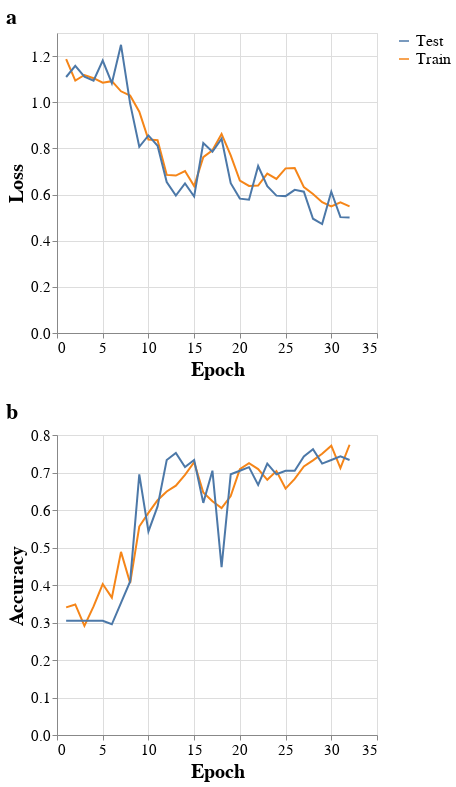

The notebook cell saved with this chart:
### Code cell
alt.vconcat(chart1, chart2).configure_axis(
    labelFontSize=15,
    titleFontSize=20
).configure_legend(
    titleFontSize=16,
    labelFontSize=16
).configure_title(
    anchor='start',
    fontSize=22)

### Figure 1 — Vega-Lite specification as saved in the notebook (floating-point values rounded to 4 significant figures)
{"config": {"view": {"continuousWidth": 400, "continuousHeight": 300}, "axis": {"labelFontSize": 15, "titleFontSize": 20}, "legend": {"labelFontSize": 16, "titleFontSize": 16}, "title": {"anchor": "start", "fontSize": 22}}, "vconcat": [{"data": {"name": "data-baedb209e231ab1f380dc3bd847eabd2"}, "mark": "line", "encoding": {"color": {"field": "loss_legend", "title": "", "type": "nominal"}, "x": {"field": "Epoch", "type": "quantitative"}, "y": {"field": "Loss", "type": "quantitative"}}, "title": "a", "width": 320}, {"data": {"name": "data-29875b238cedc9e306335aa22d39cbab"}, "mark": "line", "encoding": {"color": {"field": "acc_legend", "title": "", "type": "nominal"}, "x": {"field": "Epoch", "type": "quantitative"}, "y": {"field": "accuracy", "title": "Accuracy", "type": "quantitative"}}, "title": "b", "width": 320}], "$schema": "https://vega.github.io/schema/vega-lite/v4.17.0.json", "datasets": {"data-baedb209e231ab1f380dc3bd847eabd2": [{"Loss": 1.187, "loss_legend": "Train", "Epoch": 1}, {"Loss": 1.094, "loss_legend": "Train", "Epoch": 2}, {"Loss": 1.118, "loss_legend": "Train", "Epoch": 3}, {"Loss": 1.104, "loss_legend": "Train", "Epoch": 4}, {"Loss": 1.085, "loss_legend": "Train", "Epoch": 5}, {"Loss": 1.091, "loss_legend": "Train", "Epoch": 6}, {"Loss": 1.047, "loss_legend": "Train", "Epoch": 7}, {"Loss": 1.029, "loss_legend": "Train", "Epoch": 8}, {"Loss": 0.959, "loss_legend": "Train", "Epoch": 9}, {"Loss": 0.8382, "loss_legend": "Train", "Epoch": 10}, {"Loss": 0.835, "loss_legend": "Train", "Epoch": 11}, {"Loss": 0.6852, "loss_legend": "Train", "Epoch": 12}, {"Loss": 0.6824, "loss_legend": "Train", "Epoch": 13}, {"Loss": 0.7017, "loss_legend": "Train", "Epoch": 14}, {"Loss": 0.6366, "loss_legend": "Train", "Epoch": 15}, {"Loss": 0.7618, "loss_legend": "Train", "Epoch": 16}, {"Loss": 0.7919, "loss_legend": "Train", "Epoch": 17}, {"Loss": 0.8628, "loss_legend": "Train", "Epoch": 18}, {"Loss": 0.7694, "loss_legend": "Train", "Epoch": 19}, {"Loss": 0.6601, "loss_legend": "Train", "Epoch": 20}, {"Loss": 0.6371, "loss_legend": "Train", "Epoch": 21}, {"Loss": 0.639, "loss_legend": "Train", "Epoch": 22}, {"Loss": 0.6908, "loss_legend": "Train", "Epoch": 23}, {"Loss": 0.668, "loss_legend": "Train", "Epoch": 24}, {"Loss": 0.7134, "loss_legend": "Train", "Epoch": 25}, {"Loss": 0.7147, "loss_legend": "Train", "Epoch": 26}, {"Loss": 0.632, "loss_legend": "Train", "Epoch": 27}, {"Loss": 0.6024, "loss_legend": "Train", "Epoch": 28}, {"Loss": 0.5667, "loss_legend": "Train", "Epoch": 29}, {"Loss": 0.5482, "loss_legend": "Train", "Epoch": 30}, {"Loss": 0.5662, "loss_legend": "Train", "Epoch": 31}, {"Loss": 0.5488, "loss_legend": "Train", "Epoch": 32}, {"Loss": 1.109, "loss_legend": "Test", "Epoch": 1}, {"Loss": 1.157, "loss_legend": "Test", "Epoch": 2}, {"Loss": 1.111, "loss_legend": "Test", "Epoch": 3}, {"Loss": 1.094, "loss_legend": "Test", "Epoch": 4}, {"Loss": 1.181, "loss_legend": "Test", "Epoch": 5}, {"Loss": 1.083, "loss_legend": "Test", "Epoch": 6}, {"Loss": 1.249, "loss_legend": "Test", "Epoch": 7}, {"Loss": 0.9941, "loss_legend": "Test", "Epoch": 8}, {"Loss": 0.8069, "loss_legend": "Test", "Epoch": 9}, {"Loss": 0.8561, "loss_legend": "Test", "Epoch": 10}, {"Loss": 0.8115, "loss_legend": "Test", "Epoch": 11}, {"Loss": 0.654, "loss_legend": "Test", "Epoch": 12}, {"Loss": 0.5953, "loss_legend": "Test", "Epoch": 13}, {"Loss": 0.6481, "loss_legend": "Test", "Epoch": 14}, {"Loss": 0.5913, "loss_legend": "Test", "Epoch": 15}, {"Loss": 0.8235, "loss_legend": "Test", "Epoch": 16}, {"Loss": 0.7856, "loss_legend": "Test", "Epoch": 17}, {"Loss": 0.842, "loss_legend": "Test", "Epoch": 18}, {"Loss": 0.649, "loss_legend": "Test", "Epoch": 19}, {"Loss": 0.5823, "loss_legend": "Test", "Epoch": 20}, {"Loss": 0.5777, "loss_legend": "Test", "Epoch": 21}, {"Loss": 0.7236, "loss_legend": "Test", "Epoch": 22}, {"Loss": 0.6366, "loss_legend": "Test", "Epoch": 23}, {"Loss": 0.5952, "loss_legend": "Test", "Epoch": 24}, {"Loss": 0.5932, "loss_legend": "Test", "Epoch": 25}, {"Loss": 0.6204, "loss_legend": "Test", "Epoch": 26}, {"Loss": 0.6124, "loss_legend": "Test", "Epoch": 27}, {"Loss": 0.4952, "loss_legend": "Test", "Epoch": 28}, {"Loss": 0.472, "loss_legend": "Test", "Epoch": 29}, {"Loss": 0.6121, "loss_legend": "Test", "Epoch": 30}, {"Loss": 0.5021, "loss_legend": "Test", "Epoch": 31}, {"Loss": 0.5003, "loss_legend": "Test", "Epoch": 32}], "data-29875b238cedc9e306335aa22d39cbab": [{"accuracy": 0.3403, "acc_legend": "Train", "Epoch": 1}, {"accuracy": 0.3481, "acc_legend": "Train", "Epoch": 2}, {"accuracy": 0.2909, "acc_legend": "Train", "Epoch": 3}, {"accuracy": 0.3429, "acc_legend": "Train", "Epoch": 4}, {"accuracy": 0.4026, "acc_legend": "Train", "Epoch": 5}, {"accuracy": 0.3662, "acc_legend": "Train", "Epoch": 6}, {"accuracy": 0.4883, "acc_legend": "Train", "Epoch": 7}, {"accuracy": 0.4052, "acc_legend": "Train", "Epoch": 8}, {"accuracy": 0.5558, "acc_legend": "Train", "Epoch": 9}, {"accuracy": 0.5922, "acc_legend": "Train", "Epoch": 10}, {"accuracy": 0.626, "acc_legend": "Train", "Epoch": 11}, {"accuracy": 0.6494, "acc_legend": "Train", "Epoch": 12}, {"accuracy": 0.6649, "acc_legend": "Train", "Epoch": 13}, {"accuracy": 0.6935, "acc_legend": "Train", "Epoch": 14}, {"accuracy": 0.7273, "acc_legend": "Train", "Epoch": 15}, {"accuracy": 0.6468, "acc_legend": "Train", "Epoch": 16}, {"accuracy": 0.6234, "acc_legend": "Train", "Epoch": 17}, {"accuracy": 0.6052, "acc_legend": "Train", "Epoch": 18}, {"accuracy": 0.637, "acc_legend": "Train", "Epoch": 19}, {"accuracy": 0.7091, "acc_legend": "Train", "Epoch": 20}, {"accuracy": 0.7247, "acc_legend": "Train", "Epoch": 21}, {"accuracy": 0.7091, "acc_legend": "Train", "Epoch": 22}, {"accuracy": 0.6805, "acc_legend": "Train", "Epoch": 23}, {"accuracy": 0.7039, "acc_legend": "Train", "Epoch": 24}, {"accuracy": 0.6571, "acc_legend": "Train", "Epoch": 25}, {"accuracy": 0.6831, "acc_legend": "Train", "Epoch": 26}, {"accuracy": 0.7163, "acc_legend": "Train", "Epoch": 27}, {"accuracy": 0.7325, "acc_legend": "Train", "Epoch": 28}, {"accuracy": 0.75, "acc_legend": "Train", "Epoch": 29}, {"accuracy": 0.7714, "acc_legend": "Train", "Epoch": 30}, {"accuracy": 0.7117, "acc_legend": "Train", "Epoch": 31}, {"accuracy": 0.774, "acc_legend": "Train", "Epoch": 32}, {"accuracy": 0.3048, "acc_legend": "Test", "Epoch": 1}, {"accuracy": 0.3048, "acc_legend": "Test", "Epoch": 2}, {"accuracy": 0.3048, "acc_legend": "Test", "Epoch": 3}, {"accuracy": 0.3048, "acc_legend": "Test", "Epoch": 4}, {"accuracy": 0.3048, "acc_legend": "Test", "Epoch": 5}, {"accuracy": 0.2952, "acc_legend": "Test", "Epoch": 6}, {"accuracy": 0.3524, "acc_legend": "Test", "Epoch": 7}, {"accuracy": 0.4095, "acc_legend": "Test", "Epoch": 8}, {"accuracy": 0.6952, "acc_legend": "Test", "Epoch": 9}, {"accuracy": 0.5429, "acc_legend": "Test", "Epoch": 10}, {"accuracy": 0.6095, "acc_legend": "Test", "Epoch": 11}, {"accuracy": 0.7333, "acc_legend": "Test", "Epoch": 12}, {"accuracy": 0.7524, "acc_legend": "Test", "Epoch": 13}, {"accuracy": 0.7143, "acc_legend": "Test", "Epoch": 14}, {"accuracy": 0.7333, "acc_legend": "Test", "Epoch": 15}, {"accuracy": 0.619, "acc_legend": "Test", "Epoch": 16}, {"accuracy": 0.7048, "acc_legend": "Test", "Epoch": 17}, {"accuracy": 0.4476, "acc_legend": "Test", "Epoch": 18}, {"accuracy": 0.6952, "acc_legend": "Test", "Epoch": 19}, {"accuracy": 0.7048, "acc_legend": "Test", "Epoch": 20}, {"accuracy": 0.7143, "acc_legend": "Test", "Epoch": 21}, {"accuracy": 0.6667, "acc_legend": "Test", "Epoch": 22}, {"accuracy": 0.7238, "acc_legend": "Test", "Epoch": 23}, {"accuracy": 0.6952, "acc_legend": "Test", "Epoch": 24}, {"accuracy": 0.7048, "acc_legend": "Test", "Epoch": 25}, {"accuracy": 0.7048, "acc_legend": "Test", "Epoch": 26}, {"accuracy": 0.7429, "acc_legend": "Test", "Epoch": 27}, {"accuracy": 0.7619, "acc_legend": "Test", "Epoch": 28}, {"accuracy": 0.7238, "acc_legend": "Test", "Epoch": 29}, {"accuracy": 0.7333, "acc_legend": "Test", "Epoch": 30}, {"accuracy": 0.7429, "acc_legend": "Test", "Epoch": 31}, {"accuracy": 0.7333, "acc_legend": "Test", "Epoch": 32}]}}
